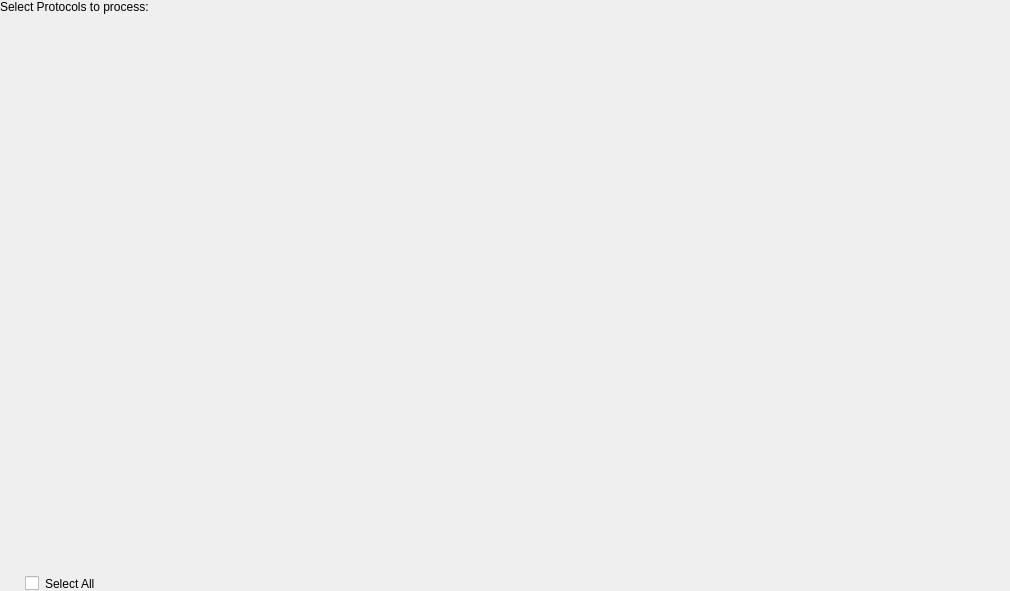
<?xml version="1.0" encoding="UTF-8"?>
<ui version="4.0">
 <class>dicomifier::gui::ProtocolsFrame</class>
 <widget class="QWidget" name="dicomifier::gui::ProtocolsFrame">
  <property name="geometry">
   <rect>
    <x>0</x>
    <y>0</y>
    <width>1010</width>
    <height>591</height>
   </rect>
  </property>
  <property name="sizePolicy">
   <sizepolicy hsizetype="Expanding" vsizetype="Expanding">
    <horstretch>0</horstretch>
    <verstretch>0</verstretch>
   </sizepolicy>
  </property>
  <property name="minimumSize">
   <size>
    <width>1000</width>
    <height>590</height>
   </size>
  </property>
  <property name="windowTitle">
   <string>Form</string>
  </property>
  <property name="styleSheet">
   <string notr="true"/>
  </property>
  <layout class="QGridLayout" name="gridLayout">
   <property name="leftMargin">
    <number>0</number>
   </property>
   <property name="topMargin">
    <number>0</number>
   </property>
   <property name="rightMargin">
    <number>0</number>
   </property>
   <property name="bottomMargin">
    <number>0</number>
   </property>
   <property name="spacing">
    <number>0</number>
   </property>
   <item row="1" column="0" colspan="2">
    <widget class="QWidget" name="widget" native="true">
     <property name="sizePolicy">
      <sizepolicy hsizetype="Expanding" vsizetype="Expanding">
       <horstretch>0</horstretch>
       <verstretch>0</verstretch>
      </sizepolicy>
     </property>
     <property name="styleSheet">
      <string notr="true"/>
     </property>
    </widget>
   </item>
   <item row="0" column="0">
    <widget class="QLabel" name="protocolsTitle">
     <property name="sizePolicy">
      <sizepolicy hsizetype="Preferred" vsizetype="Preferred">
       <horstretch>0</horstretch>
       <verstretch>0</verstretch>
      </sizepolicy>
     </property>
     <property name="styleSheet">
      <string notr="true"/>
     </property>
     <property name="text">
      <string>Select Protocols to process:</string>
     </property>
    </widget>
   </item>
   <item row="2" column="0">
    <widget class="QCheckBox" name="selectAllCheckBox">
     <property name="styleSheet">
      <string notr="true">QCheckBox 
{
	margin-left: 25px;
 }
</string>
     </property>
     <property name="text">
      <string>Select All</string>
     </property>
    </widget>
   </item>
  </layout>
 </widget>
 <resources/>
 <connections/>
</ui>
